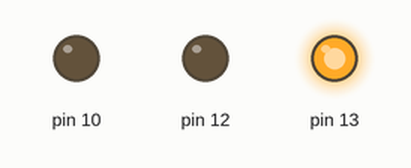
This sketch was run on a simulated Arduino Uno, built with avr-gcc and run on an emulated ATmega328P. On the bench: output pins drawn as LEDs (lit = HIGH).

Above: at 0.1 s.
At 0.3 s:
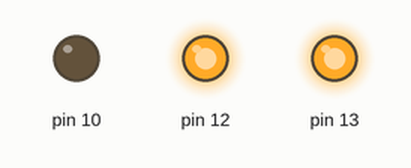
At 0.8 s:
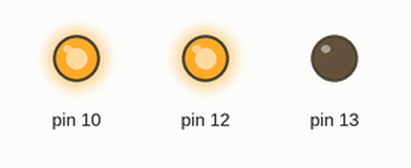
At 1.2 s:
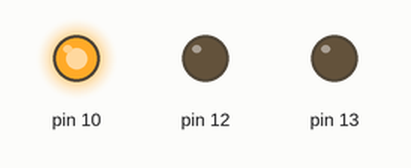
At 2.3 s:
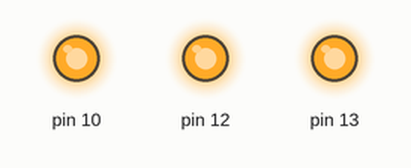
At 3.4 s:
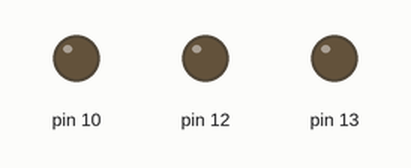
Timing chart, 0 to 4.1 s (numbered marks = the images above):
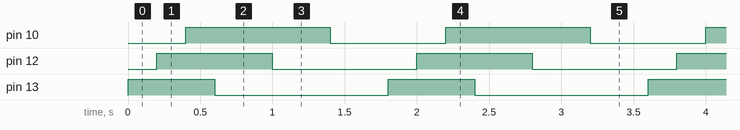

The sketch:

triple_led_blink.ino
```cpp
void setup() {
  // put your setup code here, to ru
  pinMode(13,OUTPUT);
  pinMode(12,OUTPUT);
  pinMode(10,OUTPUT);

}

void loop() {
  // put your main code here, to run repeatedly:
  digitalWrite(13,HIGH);
  delay(200);
  digitalWrite(12,HIGH);
  delay(200);
  digitalWrite(10,HIGH);
  delay(200);
  digitalWrite(13,LOW);
  delay(400);
digitalWrite(12,LOW);
  delay(400);
  digitalWrite(10,LOW);
  delay(400);
}
```

Measured:
- by itself, pin 10: alternates HIGH for 1.0 s and LOW for 0.80 s
- by itself, pin 12: alternates HIGH for 0.80 s and LOW for 1.0 s
- by itself, pin 13: alternates HIGH for 0.60 s and LOW for 1.2 s
